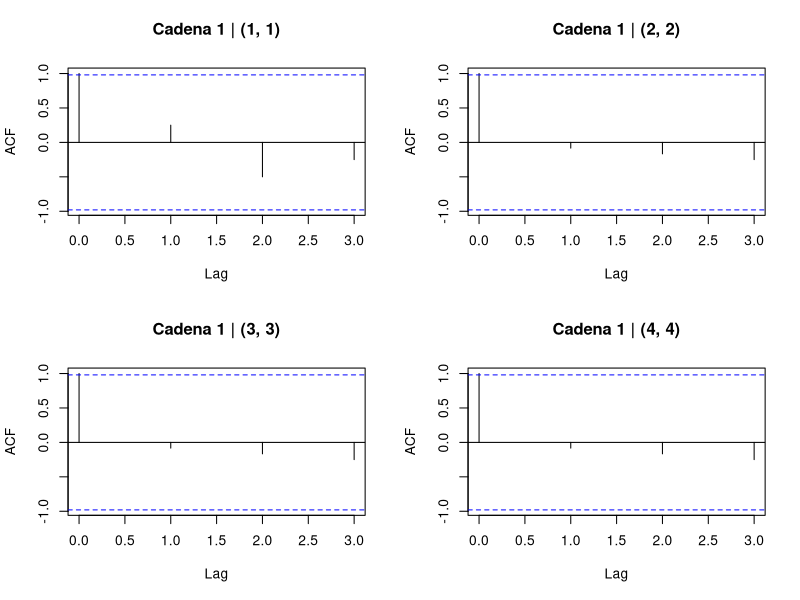
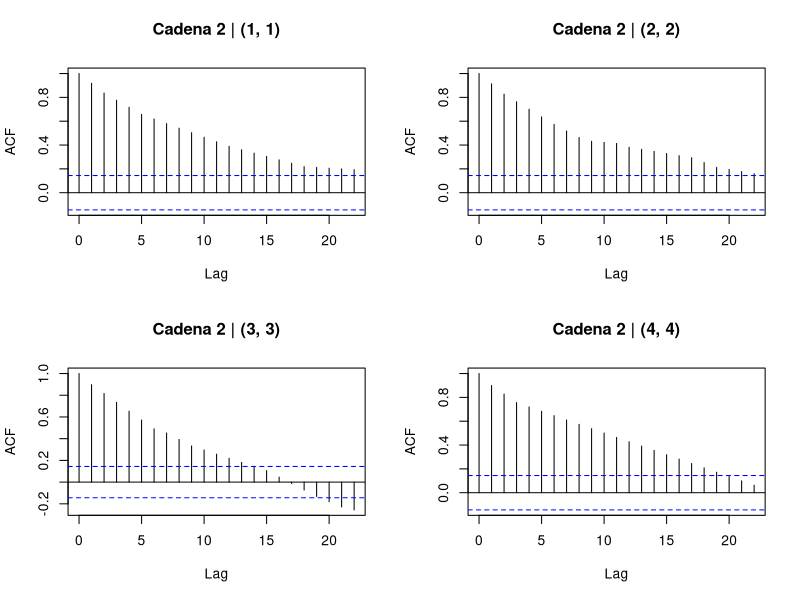
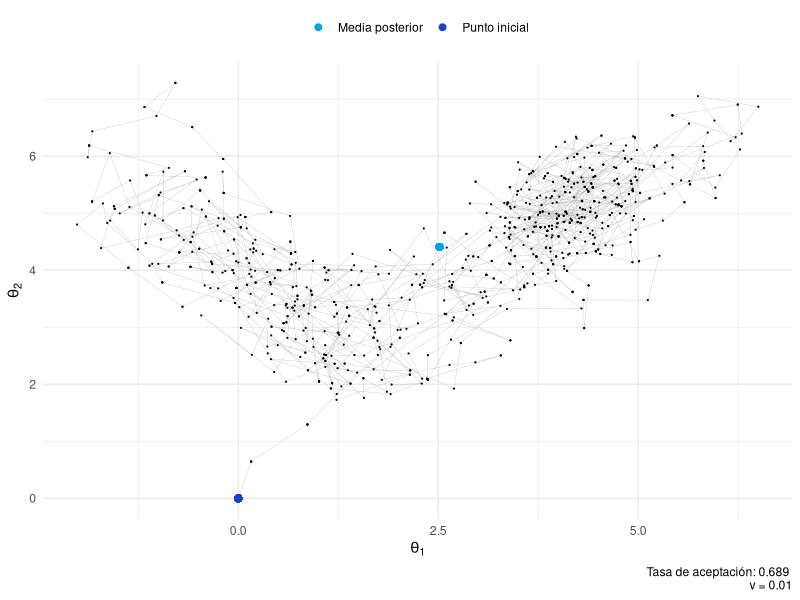
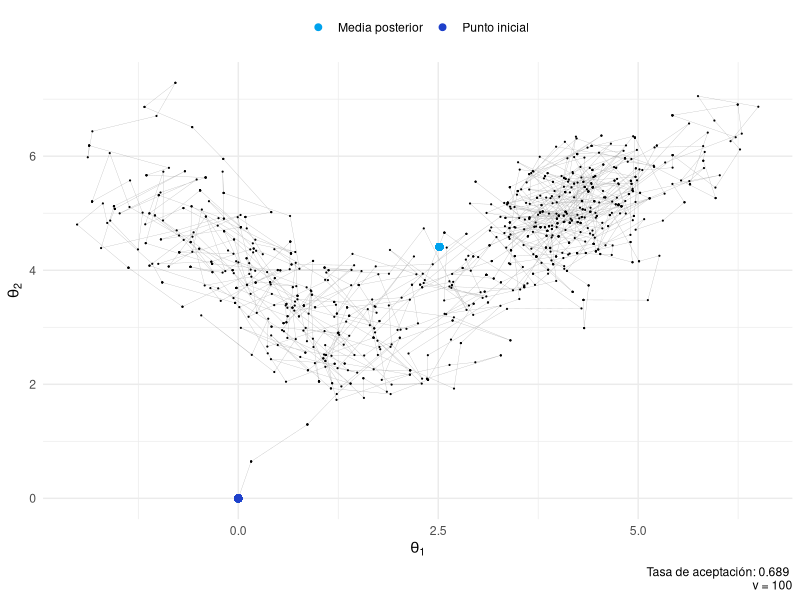
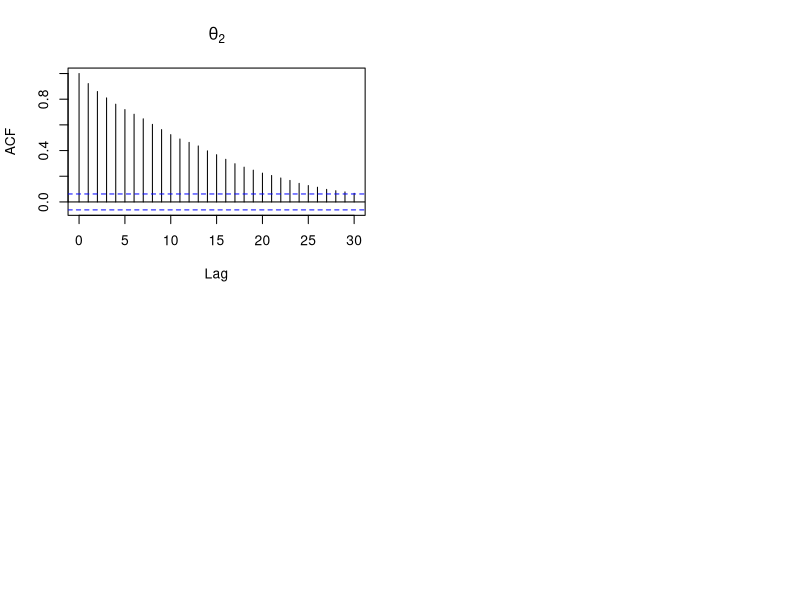
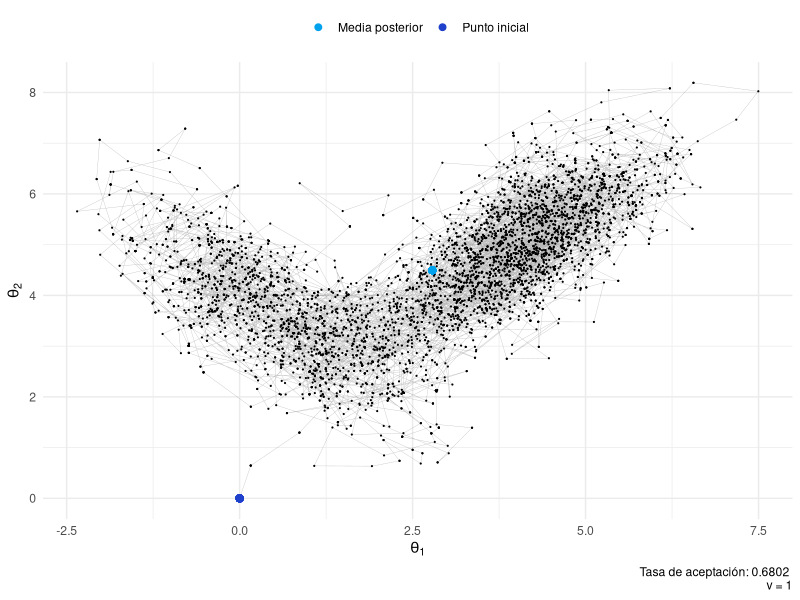
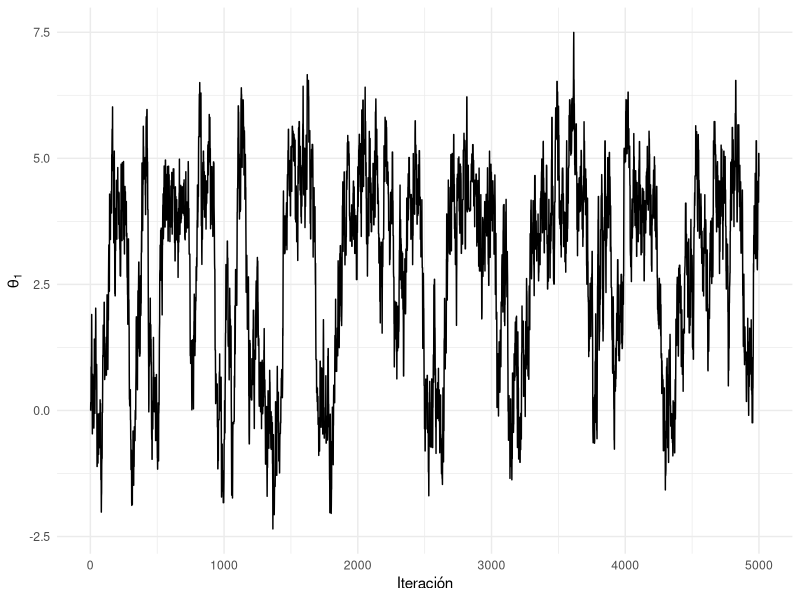
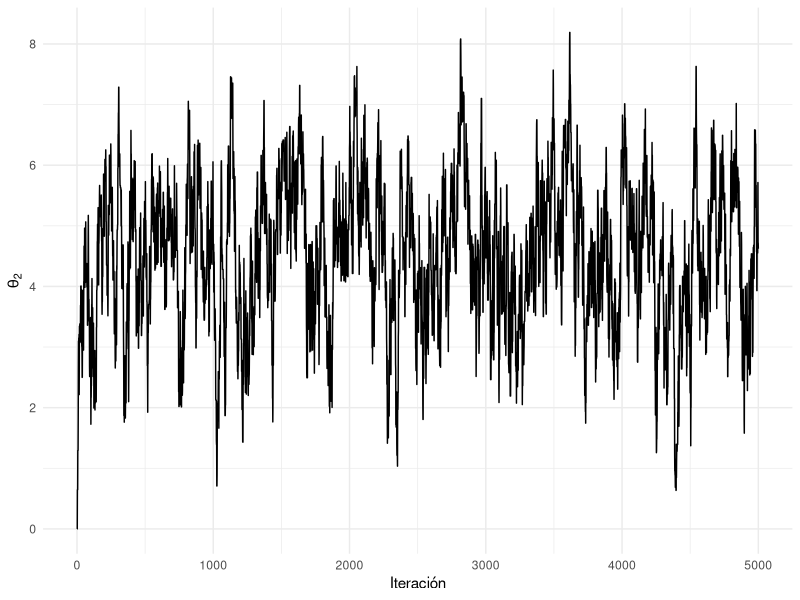

The R source for these figures, in order:
## ---- chunk 1
library(rmarkdown)
library(tidyverse)
library(mvtnorm)
library(matrixStats)
options(digits = 4)

knitr::opts_chunk$set(
  cache = FALSE,
  dpi = 300,
  echo = TRUE,
  fig.align = "center",
  fig.width = 9,
  fig.height = 6
)

theme_set(theme_minimal())
## ---- chunk 2
init <- function(m, n) {
  X <- matrix(rbinom(m * n, 1, runif(1)), m, n)
  return(X)
}

N <- function(X) {
  count(c(X), value = 1)
}

D <- function(X) {
  n <- 0
  
  error <- function(x) {
    return(1)
  }
  
  for (i in 1:dim(X)[1]) {
    for (j in 1:dim(X)[2]) {
      up     <- tryCatch(X[i - 1, j], error = error)
      down   <- tryCatch(X[i + 1, j], error = error)
      left   <- tryCatch(X[i, j - 1], error = error)
      right  <- tryCatch(X[i, j + 1], error = error)
      centre <- X[i, j]
      
      ifelse((centre == 1) & (up == 0), n <- n + 1, n)
      ifelse((centre == 1) & (down == 0), n <- n + 1, n)
      ifelse((centre == 1) & (left == 0), n <- n + 1, n)
      ifelse((centre == 1) & (right == 0), n <- n + 1, n)
    }
  }
  
  return(n)
}

dist <- function(X, p, lambda) {
  m <- dim(X)[1]
  n <- dim(X)[2]
  
  (p ^ N(X)) * ((1 - p) ^ ((m * n) - N(X))) * exp(-lambda * D(X))
}

q.1 <- function(X) {
  m <- dim(X)[1]
  n <- dim(X)[2]
  Y <- matrix(rbinom(m * n, 1, p), m, n)
  return(Y)
}

q.2 <- function(X) {
  m <- dim(X)[1]
  n <- dim(X)[2]
  a <- sample(m, 1)
  b <- sample(n, 1)
  x <- rbinom(1, 1, 0.5)
  X[a, b] <- x
  return(X)
}
## ---- chunk 3
simulation <- function(iterations, X, p, lambda, q) {
  m <- dim(X)[1]
  n <- dim(X)[2]
  chain <- matrix(NA, length(c(X)), iterations)
  chain[, 1] <- c(X)
  
  for (t in 2:(iterations)) {
    x <- chain[, t - 1]
    sample.x <- matrix(x, m, n)
    y <- c(do.call(q, list(sample.x)))
    sample.y <- matrix(y, m, n)
    
    U <- runif(1)
    MHR <- dist(sample.y, p, lambda) / dist(sample.x, p, lambda)
    alpha <- min(1, MHR)
    
    if (U <= alpha) {
      chain[, t] <- y
    }
    else {
      chain[, t] <- x
    }
    
    diag.count <- count(diag(matrix(chain[, t], m, n)), value = 1)
    identity <- count(diag(diag(nrow = m, ncol = n)), value = 1)
    
    if (diag.count == identity) {
      break
    }
  }
  
  keep.cols <- which(apply(!is.na(chain), 2, all))
  chain <- chain[, keep.cols]
  no.iter <- ncol(chain) # periodo de calentamiento
  final.matrix <- matrix(chain[, no.iter], m, n)
  return(list(chain, final.matrix, no.iter))
}
## ---- chunk 4
m <- n <- 4
k <- 100
p <- c(0.5, 0.8)
lambda <- c(0, 1, 3)

set.seed(181121)
X <- init(m, n)

# Usando q1
for (i in p) {
  for (j in lambda) {
    prob <- mean(replicate(k, 1 - simulation(k, X, i, j, q.1)[[3]] / k))
    cat("(p =", i, ", lambda =", j, "\b)", "probability:", prob, "\n")
  }
}

# Usando q2
for (i in p) {
  for (j in lambda) {
    prob <- mean(replicate(k, 1 - simulation(k, X, i, j, q.2)[[3]] / k))
    cat("(p =", i, ", lambda =", j, "\b)", "probability:", prob, "\n")
  }
}
## ---- chunk 5
set.seed(181121)
chain.1 <- simulation(1000, X, 0.5, 0, q.1)
set.seed(181121)
chain.2 <- simulation(1000, X, 0.5, 0, q.2)
## ---- chunk 6
par(mfrow = c(2, 2))
acf(chain.1[[1]][1, ], main = "Cadena 1 | (1, 1)")
acf(chain.1[[1]][6, ], main = "Cadena 1 | (2, 2)")
acf(chain.1[[1]][11, ], main = "Cadena 1 | (3, 3)")
acf(chain.1[[1]][16, ], main = "Cadena 1 | (4, 4)")
acf(chain.2[[1]][1, ], main = "Cadena 2 | (1, 1)")
acf(chain.2[[1]][6, ], main = "Cadena 2 | (2, 2)")
acf(chain.2[[1]][11, ], main = "Cadena 2 | (3, 3)")
acf(chain.2[[1]][16, ], main = "Cadena 2 | (4, 4)")
## ---- chunk 7
X
## ---- chunk 8
chain.1[[2]]
## ---- chunk 9
chain.2[[2]]
## ---- chunk 10
mu.1 <- c(4, 5)
mu.2 <- c(0.7, 3.5)
sigma.1 <- matrix(c(1, 0.7, 0.7, 1), 2, 2)
sigma.2 <- matrix(c(1, -0.7, -0.7, 1), 2, 2)
I.2 <- diag(2)

mix.norm <- function(x) {
  0.7 * dmvnorm(x, mean = mu.1, sigma = sigma.1) +
    0.3 * dmvnorm(x, mean = mu.2, sigma = sigma.2)
}

q <- function(a, b, c) {
  dmvnorm(a, mean = b, sigma = (c * I.2))
}

# Simulación
simulation <- function(n, init, v) {
  X <- matrix(c(NA, NA), 2, n)
  X[, 1] <- init
  count <- 0
  
  for (t in 1:(n - 1)) {
    x <- X[, t]
    y <- x + (2 * runif(2) - 1)
    U <- runif(1)
    MHR <- (mix.norm(y) * q(x, y, v)) /
      (mix.norm(x) * q(y, x, v))
    alpha <- min(1, MHR)
    if (U <= alpha) {
      X[, t + 1] <- y
    }
    else {
      X[, t + 1] <- x
    }
    ifelse(alpha != 1,
           count <- count + 1,
           count <- count)
  }
  
  prob <- count / n
  X <- data.frame(x = X[1, ], y = X[2, ], n = 1:n, prob = prob, v = v)
  
  return(X)
}

# Visualización
visualize <- function(X) {
  colours <-
    c("Punto inicial" = "#1e40ca",
      "Media posterior" = "#00a2ed")
  
  p.1 <- ggplot(X) +
    geom_path(aes(x = x, y = y), size = 0.1, alpha = 0.3) +
    geom_point(aes(x = x, y = y), size = 0.1) +
    geom_point(aes(x = x[1],
                   y = y[1],
                   colour = "Punto inicial"), size = 2) +
    geom_point(aes(
      x = mean(x),
      y = mean(y),
      colour = "Media posterior"
    ), size = 2) +
    labs(
      title = NULL,
      x = expression(theta[1]),
      y = expression(theta[2]),
      caption = paste("Tasa de aceptación:", X$prob[1],
                      "\nv =", X$v[1])
    ) +
    scale_colour_manual(name = NULL, values = colours) +
    theme(legend.position = "top")
  
  p.2 <- ggplot(X) +
    geom_line(aes(x = n, y = x)) +
    labs(title = NULL,
         x = "Iteración",
         y = expression(theta[1]))
  
  p.3 <- ggplot(X) +
    geom_line(aes(x = n, y = y)) +
    labs(title = NULL,
         x = "Iteración",
         y = expression(theta[2]))
  
  p.4 <- ggplot(X, aes(x = x, y = ..density..)) +
    geom_histogram(binwidth = 0.5,
                   fill = "#1e40ca",
                   alpha = 0.6) +
    geom_density() +
    labs(title = NULL,
         x = expression(theta[1]))
  
  p.5 <- ggplot(X, aes(x = y, y = ..density..)) +
    geom_histogram(binwidth = 0.5,
                   fill = "#1e40ca",
                   alpha = 0.6) +
    geom_density() +
    labs(title = NULL,
         x = expression(theta[2]))
  
  plots <- list(p.1, p.2, p.3, p.4, p.5)
  return(plots)
}
## ---- chunk 11
set.seed(181121)
visualize(simulation(1000, c(0, 0), 0.01))[[1]]
set.seed(181121)
visualize(simulation(1000, c(0, 0), 100))[[1]]
## ---- chunk 12
set.seed(181121)
Y <- simulation(1000, c(0, 0), 1)
acf(Y$y, main = expression(theta[2]))
## ---- chunk 13
set.seed(181121)
Y <- simulation(5000, c(0, 0), 1)
visualize(Y)[[1]]
visualize(Y)[[2]]
visualize(Y)[[3]]
visualize(Y)[[4]]
visualize(Y)[[5]]
## ---- chunk 14
n <- 100000
a <- 0
b <- pi / 3

set.seed(181121)
sim.u     <- runif(n, a, b)
sim.raw   <- sin(sim.u)
theta.raw <- cumsum(sim.raw) / (1:n)
theta.raw <- (b - a) * theta.raw
theta.1   <- tail(theta.raw, 1)
var.1     <- var(sim.raw)
## ---- chunk 15
sim.v     <- a + (b - sim.u)
sim.ant   <- (sin(sim.u) + sin(sim.v)) / 2
theta.ant <- cumsum(sim.ant) / (1:n)
theta.ant <- (b - a) * theta.ant
theta.2   <- tail(theta.ant, 1)
var.2     <- var(sim.ant)
## ---- chunk 16
k <- 1000

# Piloto
set.seed(181121)
u <- runif(k, a, b)
x <- pi / 2 - u
y <- cos(x)
alpha <- -lm(y ~ x)$coeff[2]

# Simulación
set.seed(181121)
u <- runif(n, a, b)
x <- pi / 2 - u
y <- cos(x)

sim.cv   <- y + alpha * (x - mean(x))
theta.cv <- cumsum(sim.cv) / (1:n)
theta.cv <- (b - a) * theta.cv
theta.3  <- tail(theta.cv, 1)
var.3    <- var(sim.cv)
## ---- chunk 17
df <- data.frame(n = 1:n,
                 raw = theta.raw,
                 ant = theta.ant,
                 cv = theta.cv)

colours <- c(
  "Monte Carlo crudo" = "#1e40ca",
  "Variables antitéticas" = "#00a2ed",
  "Variables de control" = "#051c2c"
)

ggplot(df) +
  geom_line(aes(x = n, y = raw, colour = "Monte Carlo crudo")) +
  geom_line(aes(x = n, y = ant, colour = "Variables antitéticas")) +
  geom_line(aes(x = n, y = cv, colour = "Variables de control")) +
  ylim(0.475, 0.525) +
  scale_colour_manual(name = NULL, values = colours) +
  labs(title = NULL,
       x = "n",
       y = expression(theta)) +
  theme(legend.position = "bottom")
## ---- chunk 18
obs <- c(4.59, 4.153, 2.46, 2.732, 2.973)
## ---- chunk 19
mean <- 3
sd <- 1

prob <- 0

for (i in 0:2) {
  p <- choose(5, i) *
    (pnorm(3, mean, sd)) ^ (i) *
    (1 - pnorm(3, mean, sd)) ^ (5 - i)
  prob <- prob + p
}

prob
